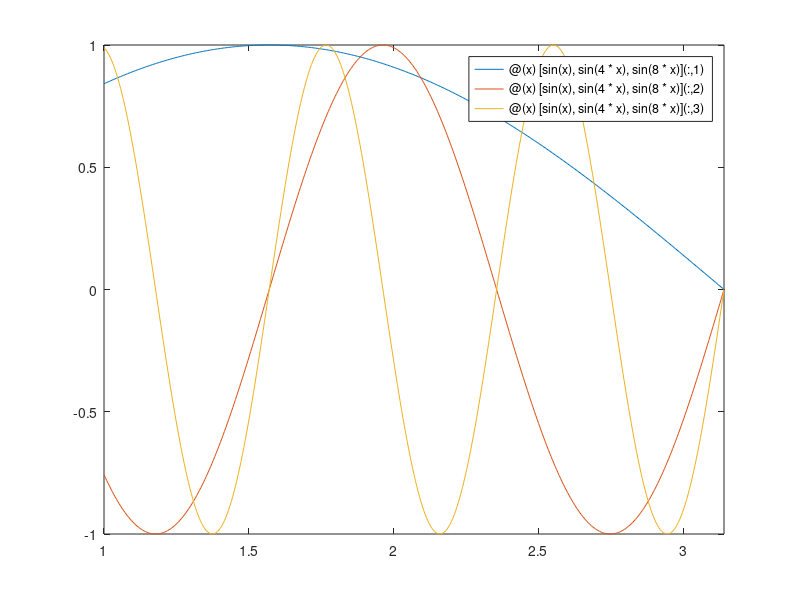

Here is the MATLAB script that generated this plot: (Note: this script raises an error after producing the figure.)
%{
TUTORIAL CONFIGURATION
* make sure you have your MATLAB path set to include
    C:\Users\Nicholas Palko\Documents\Development\MSCF    
    C:\Users\Nicholas Palko\Documents\Development\Cloud\MATLAB\cloud
    


STYLE:

* spaces instead of tabs: other people use different tab settings; spaces
  guarentee consistency
* don't write past 80 lines (use ...): this helps when you want to look at
  two pages of code side by side; we'll visit such situations when using
  source control later

COMMENTS:

Zen of commenting:

        Your code should be clear enough to tell someone HOW
        you are doing something; comments should tell them
        WHY the code exists

GOOD CODING GUIDELINES:

1. use intermediate variables with specific names to explain your thought
   process
2. don't hardcode constants (i.e. no random numbers showing up in code)
3. code is written a few times, and then read hundreds of times. make 
   make your code readable!!
4. optimization is the very last thing you ever do! don't write code to use
   obscure tricks to 'make things go faster'. 
%}




%{
ANONYMOUS FUNCTIONS: BOND PRICING, OPTION GREEKS
NAMESPACES

%}

% Basic examples of anonymous functions

f1 = @(x) x^2;
f2 = @(x) sin(x);
f3 = @(y) bondprice(100,y,10,.04);

% Why is it important? This way, you can pass a function to a function 
%
%           Yo Dawg, I heard you like functions, so I
%           put a function in your function so that  
%           you can MATLAB while you MATLAB.
%               ref: http://knowyourmeme.com/memes/xzibit-yo-dawg
%
% Anonymous functions are 1st class objects (a good interview question).
% This means that anonymous functions can be passed around like any other
% object in MATLAB (like a matrix, string, cell array, etc). This 
% allows us to ENCAPSULATE and RESUSE our hard work

% Plotting. Notice that FPLOT doesn't care what's going on inside the 
% function passed to it. FPLOT simply provides an X coordinate, and 
% recieves a Y back (ENCAPSULATION!). 

fplot(@(x) sin(x),[1 10*pi]);
f = @(x) sin(x);
fplot(f, [1 10*pi]);
fplot(@(x) [sin(x) sin(4*x) sin(8*x)], [1 pi]);

% Anonymous functions are also useful for finding solutions that can only
% be obtained numerically

f = @(y) bondprice(100,y,8,.05);
fplot(f, [0 .1]);

% (use data explorer)

f = @(y) 119.23 - bondprice(100,y,8,.05);
y = fsolve(f, 0);
fsolve(@(y) 119.23 - bondprice(100,y,8,.05), 0);

% formating

format('short')
format('long')

% Namespaces: Those funky folders with the '+'. Essentially, they're a way
% of organizing all the functions available to us. NEVER ADD THESE FOLDERS
% TO YOUR PATH; add the parent folder instead.

% Staic methods: to invoke the method without an instance of the class

% Below, we use:
% [use the bs namespace].[the call object].[the static method of the call]

% Recreating options plots out of Natenberg

cp = @(S,K) bs.call.price(S,K,0,.2,.05,60/260);
fplot(@(S) [cp(S,90) cp(S,100) cp(S,110)],[80 120]);
title('Figure 6-4: Call Theoretical Value vs. Underlying Price');
xlabel('Underlying Price');
ylabel('Theoretical Value');
legend('90','100','110','location','NorthWest');

cg = @(S,K) bs.call.gamma(S,K,0,.2,.05,60/260);
fplot(@(S) [cg(S,90) cg(S,100) cg(S,110)],[80 120]);
title('Figure 6-8: Call or Put Gamma vs. Underlying Price');
xlabel('Underlying Price');
ylabel('Gamma');
legend('90','100','110','location','NorthEast');

%{
DEBUGGING: BEST WAY TO ANSWER 'WHAT THE HELL IS GOING ON?!'


Let's revisit bondprice.m

>> edit bondprice.m

1. set breakpoint in bondprice
2. Observe that the stack frame changes. Workspace variables are no
   longer local. Observe change in prompt.

dbcont: continue until next breakpoint
dbquit: give up
dbclear all: clear all breakpoints

%}


%{
SERIAL DATES

The best way to work with dates in MATLAB. Extremely useful when plotting
time series. Also see 

    Financial Toolbox | Function Reference | Dates | Financial Dates

%}

today()
m2xdate(today())
datestr(today())
datestr(today(), 'yyyy-mm-dd')
datestr(now())
datenum('12-25-1981')

%{
DOWNLOADING MARKET DATA

%}

portfolio.ticker = {
    'SPY'
    'XLU' 
    'XLK' 	
    'XLF' 	
    'XLE' 
    'XLY'
    'XLV'
    };
portfolio.description = {
    'S&P 500 (ETF)'
    'Utilities SPDR (ETF)'
    'Technology SPDR (ETF)'
    'Financial Select Sector (ETF)'
    'Energy Select Sector SPDR (ETF)'
    'Consumer Discretionary SPDR (ETF)'
    'Health Care SPDR (ETF)'
    };
endDate = today - 1;
startDate = endDate-500;

f = marketdata.yahoo();
f.debug = true;

% determine how big we need to make our preallocation

[ignore dates] = f.getData(portfolio.ticker{1}, startDate, endDate);
nDate = numel(dates);
nSecurity = numel(portfolio.ticker);
close = zeros(nDate, nSecurity);
volume = zeros(nDate, nSecurity);

for i=1:nSecurity
   [download ignore] = f.getData(portfolio.ticker{i}, startDate, endDate);
   close(:,i) = download.close;
   volume(:,i) = download.volume;
end

% notice that with our data already arranged in a certian way (each
% column is a different security), MATLAB does the right thing
% automatically

plot(dates,close);
datetick('x','mmm-yy');
legend(portfolio.ticker);


%{
TIME SERIES BASICS

* all time series matricies indexed as A(time,security)
* A(1,:) is the first temperal observation, A(end,:) is the last

Remember your ABVs:
    
    Always
    Be
    Vectorizing

In MATLAB, we shouldn't have to write many for loops. If you're writing a
for loop, stop and think if there's a different approach. Your code will 
be 
 * more readable (MOST IMPORTANT!), as it will be more idiomatic MATLAB, 
   and make sense to other people who use MATLAB
 * about 1-1000x times faster. Not only because vectorization is faster, 
   but for loops in MATLAB are really really really really slow.

%}

% calculate simple returns
% (Vf-Vi)/Vi
% notice that for time index 1 we have no returns defined, as we do not
% have a price for time index 0.

ret = NaN(size(close));
ret(2:end,:) = (close(2:end,:) - close(1:end-1,:)) ./ close(1:end-1,:);

% look at historical volitlity

vol = NaN(size(ret));
window = 20; % use a 20-day trailing volatility

for i=window:size(ret,1)
    vol(i,:) = nanstd(ret(i-window+1:i,:));
end

vol = vol * sqrt(260); % annualize daily observations

%{
TRADING SIMULATION


%}

% lets create some trade signals

signal = rand(size(close));
action = zeros(size(close));

buySign = (signal > .15) & (signal < .20);
sellSign = (signal > .75) & (signal < .80);

action(buySign) = 1;
action(sellSign) = -1;

% simple cumsum example
stairs(cumsum(double(action(:,1))));

trade = action .* volume * .02; % only get as big as 2% volume


% define position as end of day quantites

qty = cumsum(trade);
exposure = qty .* close;

% pnl
% (P(t) - P(t-1)) * Q(t)

pnl = zeros(size(close));
pnl(2:end,:) = (close(2:end,:) - close(1:end-1,:)) .* qty(2:end,:);

plot(cumsum(sum(pnl,2)))


%{
LINEAR REGRESSION AND PLOTTING

%}


xLim = [min(x) max(x)];
[b bint r rint stats] = regress(y, [ones(size(x)) x]);
[xRegress yRegress] = fplot(@(t) b(1) + b(2)*t, xLim);

figure();
line(x, y, 'Parent', gca(),'Marker','.','Line','None'); % scatter
line(xRegress, yRegress, 'Parent', gca(), 'Color', 'red'); % line
    
    

